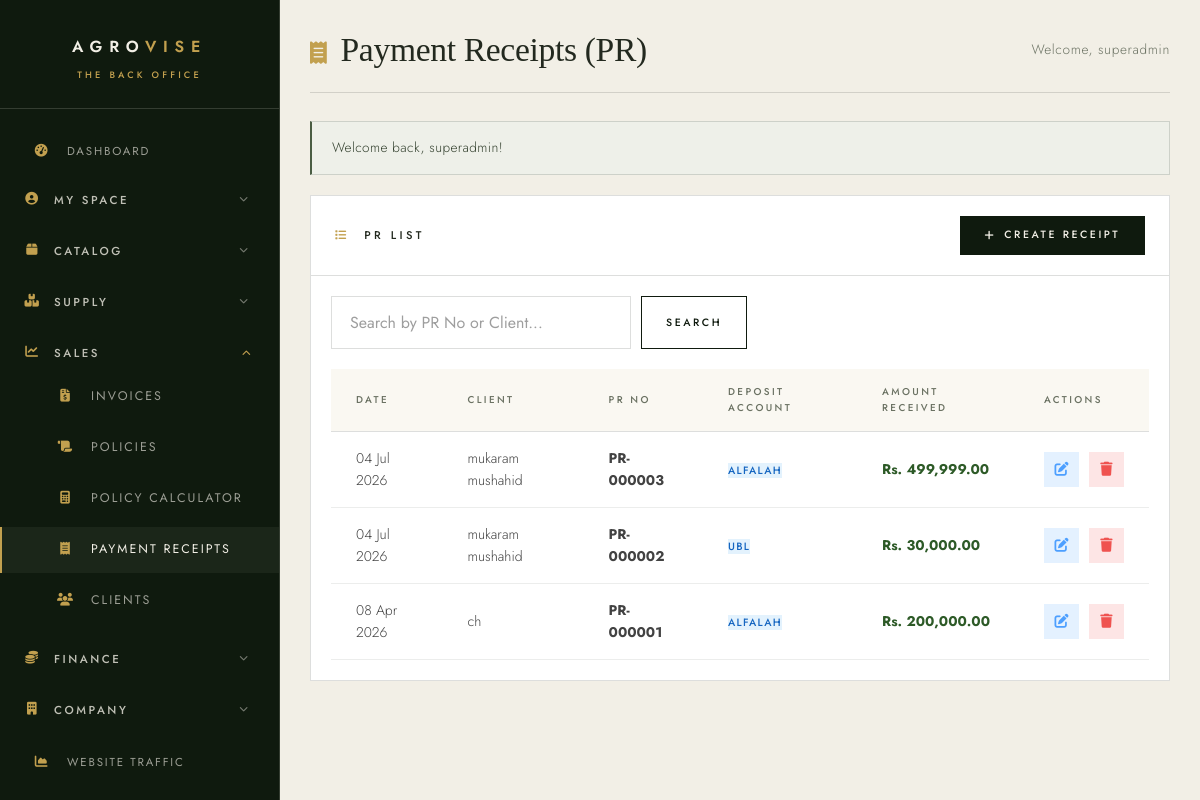
The app's page /admin/pr.php (signed in) with its own data.
### tables this page shows
CREATE TABLE `payment_receipts` (
  `id` int NOT NULL AUTO_INCREMENT,
  `pr_no` varchar(50) NOT NULL,
  `client_id` int NOT NULL,
  `date` date NOT NULL,
  `amount_received` decimal(10,2) NOT NULL,
  `created_at` timestamp NULL DEFAULT CURRENT_TIMESTAMP,
  `bank_id` int DEFAULT NULL,
  `employee_id` int DEFAULT NULL,
  PRIMARY KEY (`id`),
  UNIQUE KEY `pr_no` (`pr_no`),
  KEY `client_id` (`client_id`)
);

CREATE TABLE `clients` (
  `id` int NOT NULL AUTO_INCREMENT,
  `name` varchar(255) NOT NULL,
  `address` text NOT NULL,
  `cnic` varchar(20) NOT NULL,
  `phone` varchar(20) NOT NULL,
  `govt_reg_no` varchar(100) DEFAULT NULL,
  `area` varchar(100) NOT NULL,
  `employee_id` int DEFAULT NULL,
  `created_at` timestamp NULL DEFAULT CURRENT_TIMESTAMP,
  PRIMARY KEY (`id`)
);

CREATE TABLE `banking` (
  `id` int NOT NULL AUTO_INCREMENT,
  `account_name` varchar(255) NOT NULL,
  `account_number` varchar(100) DEFAULT NULL,
  `balance` decimal(15,2) DEFAULT '0.00',
  `created_at` timestamp NULL DEFAULT CURRENT_TIMESTAMP,
  PRIMARY KEY (`id`)
);

### includes/functions.php (called while the page is built, shortened)
<?php
function getFlashMessage() {
    if (isset($_SESSION['flash'])) {
        $flash = $_SESSION['flash'];
        return $flash;
    }
    return null;
}
function sanitize($input) {
    return htmlspecialchars(trim($input ?? ''), ENT_QUOTES, 'UTF-8');
}
?>

### admin/pr.php (the view, shortened to what this page needs)
<?php
require_once '../includes/functions.php';
$conn = getDBConnection();
$search = trim($_GET['search'] ?? '');
$query = "
    SELECT pr.*, c.name as client_name, b.account_name
    FROM payment_receipts pr
    JOIN clients c ON pr.client_id = c.id
    LEFT JOIN banking b ON pr.bank_id = b.id
    WHERE 1=1
";
$params = [];
$query .= " ORDER BY pr.date DESC, pr.created_at DESC";
$stmt = $conn->prepare($query);
$stmt->execute($params);
$receipts = $stmt->fetchAll();
$flash = getFlashMessage();
?>
<!DOCTYPE html>
<html lang="en">
<head>
    <link rel="stylesheet" href="https://cdnjs.cloudflare.com/ajax/libs/font-awesome/6.4.0/css/all.min.css">
    <link rel="stylesheet" href="../assets/css/style.css?v=ed3">
</head>
<body class="admin-body">
    <div class="admin-wrapper">
        <?php require __DIR__ . '/../includes/admin-sidebar.php'; ?>
        <main class="admin-main">
            <div class="admin-header">
                <h1><i class="fas fa-receipt"></i> Payment Receipts (PR)</h1>
                <div class="admin-user">
                    <span>Welcome, <?php echo sanitize($_SESSION['admin_username']); ?></span>
                </div>
            </div>
            <?php if ($flash): ?>
            <div class="alert alert-<?php echo $flash['type']; ?>">
                <?php echo $flash['message']; ?>
            </div>
            <?php endif; ?>
            <div class="data-card">
                <div class="data-card-header">
                    <h2><i class="fas fa-list"></i> PR List</h2>
                    <a href="add-pr.php" class="btn btn-primary btn-sm">
                        <i class="fas fa-plus"></i> Create Receipt
                    </a>
                </div>
                <div style="padding: 20px;">
                    <form method="GET" style="display: flex; gap: 10px; margin-bottom: 20px;">
                        <input type="text" name="search" class="form-input" placeholder="Search by PR No or Client..." value="<?php echo sanitize($search); ?>" style="max-width: 300px;">
                        <button type="submit" class="btn btn-secondary btn-sm">Search</button>
                    </form>
                    <table class="data-table">
                        <thead>
                            <tr>
                                <th>Date</th>
                                <th>Client</th>
                                <th>PR No</th>
                                <th>Deposit Account</th>
                                <th>Amount Received</th>
                                <th>Actions</th>
                            </tr>
                        </thead>
                        <tbody>
                            <?php foreach ($receipts as $pr): ?>
                            <tr>
                                <td><?php echo date('d M Y', strtotime($pr['date'])); ?></td>
                                <td><?php echo sanitize($pr['client_name']); ?></td>
                                <td><strong><?php echo sanitize($pr['pr_no']); ?></strong></td>
                                <td><span class="badge" style="background:#e3f2fd; color:#1565c0;"><?php echo sanitize($pr['account_name'] ?? 'Manual/Legacy'); ?></span></td>
                                <td><strong style="color: var(--primary-green);">Rs. <?php echo number_format($pr['amount_received'], 2); ?></strong></td>
                                <td>
                                    <div class="action-btns">
                                        <a href="edit-pr.php?id=<?php echo $pr['id']; ?>" class="btn-icon edit" title="Edit"><i class="fas fa-edit"></i></a>
                                        <a href="?delete=<?php echo $pr['id']; ?>" class="btn-icon delete" title="Delete" onclick="return confirm('Delete this receipt? Note: This will NOT delete the banking transaction automatically.');"><i class="fas fa-trash"></i></a>
                                    </div>
                                </td>
                            </tr>
                            <?php endforeach; ?>
                        </tbody>
                    </table>
                </div>
            </div>
        </main>
    </div>
</body>
</html>

### records on screen
payment_receipts: date "04 Jul 2026", client.name "mukaram mushahid", pr_no "PR-000003", banking.account_name "ALFALAH", amount_received "499,999.00"
payment_receipts: date "04 Jul 2026", client.name "mukaram mushahid", pr_no "PR-000002", banking.account_name "UBL", amount_received "30,000.00"
payment_receipts: date "08 Apr 2026", client.name "ch", pr_no "PR-000001", banking.account_name "ALFALAH", amount_received "200,000.00"

### other values on screen
$_SESSION['admin_username'] "superadmin"
$flash['message'] "Welcome back, superadmin!"
